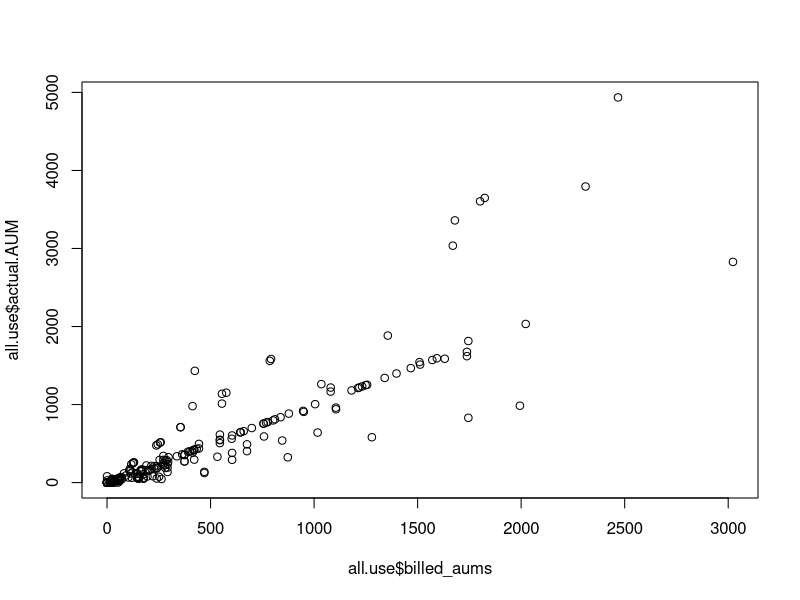
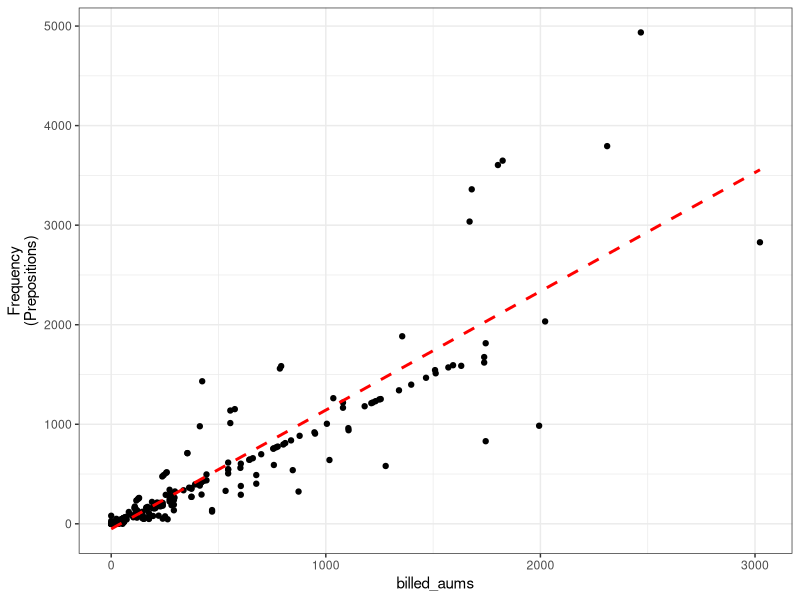

R code for these plots, in order:
library(readxl)
library(dplyr)
library(stringr)
library(ggplot2)

# this script compares the billed use to actual use for pastures in the Salmon Field Office

billed = read_xlsx('Data/Salmon_billedUse.xlsx')
actual = read.csv('Data/Salmon_actualUse.csv')

# some pastures have multiple leases for each year, so add them here
actual.summarised = actual %>%
  group_by(Allotment,Year) %>%
  summarise(actual.AUM = sum(AUM))

# upper case
actual.summarised$Allotment = toupper(actual.summarised$Allotment)

# need to replace 'E.' in allotment name with EAST for billed
# need to replace 'CR.' in allotment name with CREEK for billed
# 'MAMMOTH/SAWMILL' needs to be 'MAMMOTH-SAWMILL' for actual.summarised
# billed calls is 'NEF NO. 3' actual calls it 'NEF 3'
# need to replace 'N.' in allotment name with NORTH for billed
# need to replace 'SO.' in allotment name with SOUTH for billed

billed$ALLOTMENT_NAME = str_replace(billed$ALLOTMENT_NAME,'E\\.','EAST')
billed$ALLOTMENT_NAME = str_replace(billed$ALLOTMENT_NAME,'CR\\.','CREEK')
actual.summarised$Allotment = str_replace(actual.summarised$Allotment,'MAMMOTH/SAWMILL','MAMMOTH-SAWMILL')
actual.summarised$Allotment = str_replace(actual.summarised$Allotment,'NEF 3','NEF NO.3')
billed$ALLOTMENT_NAME = str_replace(billed$ALLOTMENT_NAME,'N\\.','NORTH')
billed$ALLOTMENT_NAME = str_replace(billed$ALLOTMENT_NAME,'SO\\.','SOUTH')

billed.limit = billed %>% 
  dplyr::select(billed_aums,ALLOTMENT_NAME,grazing_year) %>%
  rename(Allotment = ALLOTMENT_NAME,Year = grazing_year)

# joining billed and actual use, removing NA's
all.use = billed.limit %>% left_join(actual.summarised,join_by(Allotment==Allotment,Year==Year))
all.use = all.use[complete.cases(all.use),]

# linear model between billed and actual use
mod = lm(billed_aums~actual.AUM,data=all.use)
summary(mod) # R2 = 0.8

plot(all.use$billed_aums,all.use$actual.AUM)

p1 <- ggplot(all.use, aes(x = billed_aums, y = actual.AUM)) +
  geom_point() +
  geom_smooth(method = "lm", se = F, color = "red", linetype = "dashed") +
  theme_bw() +
  labs(y = "Frequency\n(Prepositions)")
p1
